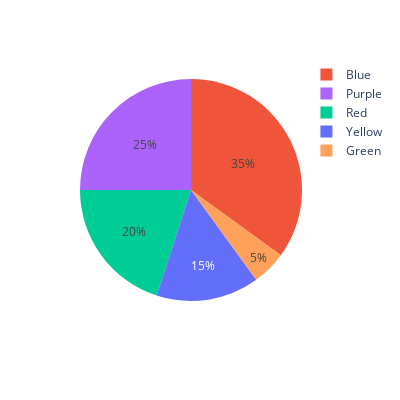

Notebook cell for this chart:
### Code cell
import plotly.express as px

# Create a dataset

RelFreq = [15,35,20,25,5]
sectors = ['Yellow','Blue','Red','Purple','Green']
colors = ['yellow', 'red', 'blue', 'purple', 'green']

# Create a pie chart
fig = px.pie(values=RelFreq, names=sectors, color=colors,
            width=400, height=400)

# Show the graph
fig.show()

### Figure 1 — Plotly figure (JSON) as saved in the notebook; plotly's stock layout.template omitted (floating-point values rounded to 4 significant figures)
{"data": [{"customdata": [["yellow"], ["red"], ["blue"], ["purple"], ["green"]], "domain": {"x": [0, 1], "y": [0, 1]}, "hovertemplate": "label=%{label}<br>value=%{value}<br>color=%{customdata[0]}<extra></extra>", "labels": ["Yellow", "Blue", "Red", "Purple", "Green"], "legendgroup": "", "marker": {"colors": ["#636efa", "#EF553B", "#00cc96", "#ab63fa", "#FFA15A"]}, "name": "", "showlegend": true, "type": "pie", "values": [15, 35, 20, 25, 5]}], "layout": {"height": 400, "legend": {"tracegroupgap": 0}, "margin": {"t": 60}, "width": 400}}
